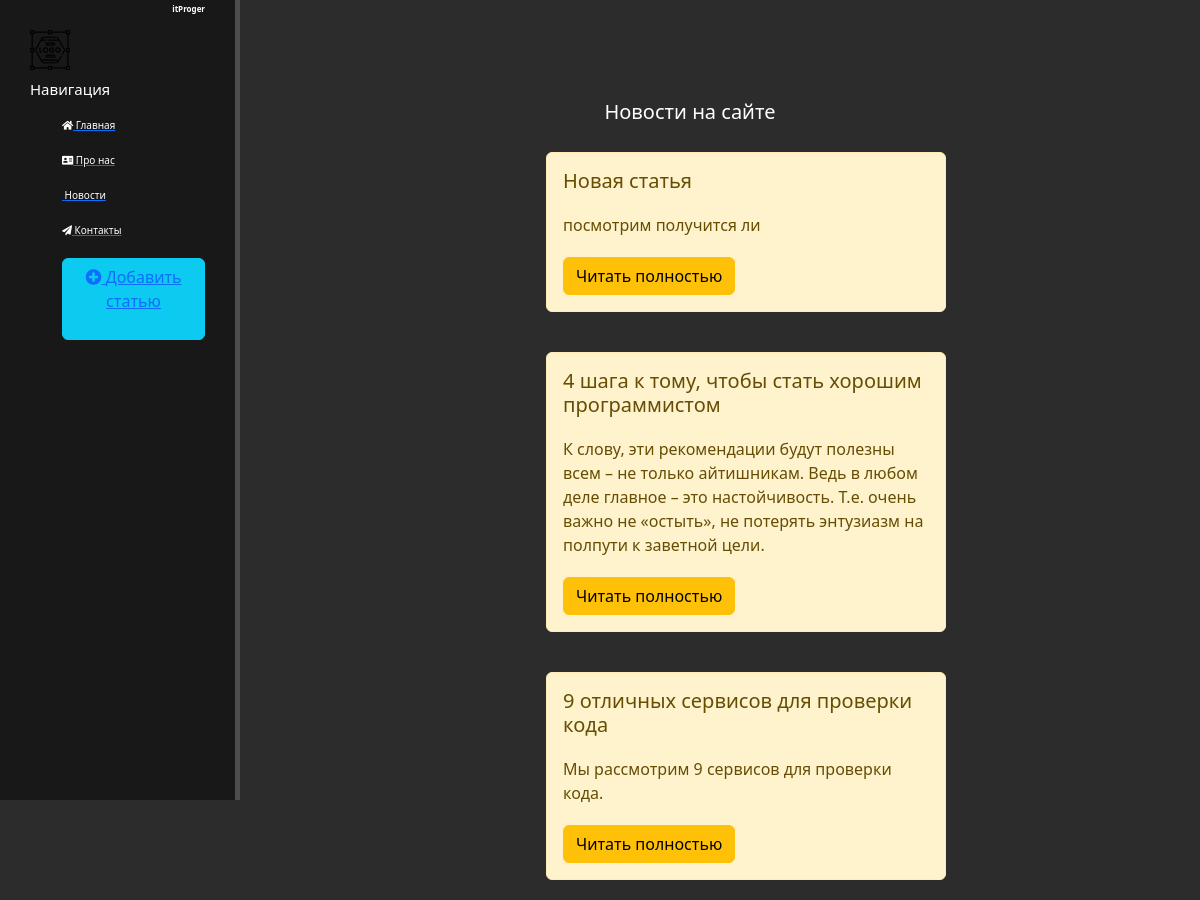
Page /news/ on the committed database.
### news/models.py (models this page shows, shortened)
class Articles(models.Model):
    title = models.CharField('Название', max_length=50)
    anons = models.CharField('Анонс', max_length=250)
    full_text = models.TextField('Статья')
    date = models.DateField('Дата публикации')
    class Meta:
        verbose_name = 'Новость'
        verbose_name_plural = 'Новости'

### news/views.py (the view)
# urls.py: path('', views.news_home, name='news_home'),
def news_home(request):
    news = Articles.objects.order_by('-date')  # сортировка по полю title
    return render(request, 'news/news_home.html', {'news': news})

### news/templates/news/news_home.html (shortened to what this page needs)
{% extends 'main/layout.html' %}
{% block content %}
    <div class="features">
        <h1>Новости на сайте</h1>
        {% if news %}
            {% for el in news %}
                <div class="alert alert-warning">
                    <h5>{{ el.title }}</h5>
                    <p>{{ el.anons }}</p>
                    <a href="{% url 'news-detail' el.id %}" class="btn btn-warning">Читать полностью</a>
                </div>
            {% endfor %}
        {% else %}
            <p>У вас нет записей</p>
        {% endif %}
    </div>
{% endblock %}

### main/templates/main/layout.html (shortened to what this page needs)
{% load static %}
<!doctype html>
<html lang="en">
<head>
    <link rel="stylesheet" href="https://cdn.jsdelivr.net/npm/bootstrap@5.2.3/dist/css/bootstrap.min.css">
    <link rel="stylesheet" href="{% static 'main/css/main.css'%} ">
    <link rel="stylesheet" href="https://use.fontawesome.com/releases/v5.8.2/css/all.css">
</head>
<body>
    <aside>
        <img src="{% static 'main/img/free-icon-logo-5448104.png' %}" alt="Лого">
        <span class="logo">itProger</span>
        <h3>Навигация</h3>
        <ul>
            <a href="{% url 'home' %}"><li><i class="fas fa-home"></i> Главная</li></a>
            <a href="{% url 'about' %}"><li><i class="fas fa-address-card"></i> Про нас</li></a>
            <a href="{% url 'news_home' %}"><li> Новости</li></a>
            <a href=""><li><i class="fas fa-paper-plane"></i> Контакты</li></a>
            <a href="{% url 'create' %}"><li><button class="btn btn-info"><i class="fas fa-plus-circle"></i> Добавить
                статью <li></a>
        </ul>
    </aside>
    <main>
        {% block content %}
        {% endblock %}
    </main>
</body>
</html>

### main/static/main/css/main.css (style rules this page uses)
body { background: #2c2c2c; }
aside { float: left; background: #181818; width: 20%; padding: 2.5%; height: 100vh; color: #fff; border-right: 5px solid #4d4d4d; }
aside img { width: 40px; float: left; }
aside .logo { font-size: 8px; margin-left: 10px; font-weight: bold; position:relative; top: -27px; float: right; }
aside h3 { margin-top: 50px; font-size: 15px; }
aside ul { list-style: none; }
aside ul li { color: #fff; text-decoration: none; display: block; font-size: 10px; margin-top: 20px; transition: all.6s ease; }
main .features { float: left; color: #fff; margin-top: 100px; text-align: center; width: 75%; }
main .features h1 { font-size: 20px; }
main .features p { max-width: 400px; margin: 20px auto; }
.alert-warning { float: left; clear: both; width: 400px; margin: 20px 34%; text-align: left; }

### rows in the picture
Articles: title "Новая статья", anons "посмотрим получится ли"
Articles: title "4 шага к тому, чтобы стать хорошим программистом", anons "К слову, эти рекомендации будут полезны всем – не только айтишникам. Ведь в любом деле главное – это настойчивость. Т.е. очень важно не «остыть», не потерять энтузиазм на полпути к заветной цели."
Articles: title "9 отличных сервисов для проверки кода", anons "Мы рассмотрим 9 сервисов для проверки кода."
